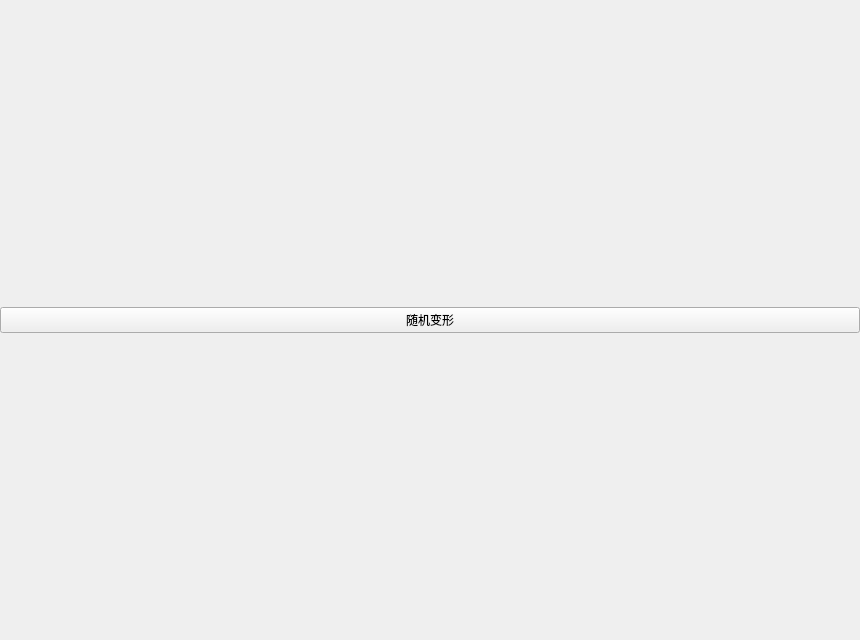
<?xml version="1.0" encoding="UTF-8"?>
<ui version="4.0">
 <class>DeformSphereForm</class>
 <widget class="QWidget" name="DeformSphereForm">
  <property name="geometry">
   <rect>
    <x>0</x>
    <y>0</y>
    <width>860</width>
    <height>640</height>
   </rect>
  </property>
  <property name="windowTitle">
   <string>Form</string>
  </property>
  <layout class="QGridLayout" name="gridLayout">
   <property name="leftMargin">
    <number>0</number>
   </property>
   <property name="topMargin">
    <number>0</number>
   </property>
   <property name="rightMargin">
    <number>0</number>
   </property>
   <property name="bottomMargin">
    <number>0</number>
   </property>
   <property name="spacing">
    <number>0</number>
   </property>
   <item row="0" column="0">
    <widget class="QPushButton" name="btn_randomizeButton">
     <property name="text">
      <string>随机变形</string>
     </property>
    </widget>
   </item>
   <item row="1" column="0">
    <layout class="QGridLayout" name="gridLayoutCenter">
     <property name="spacing">
      <number>0</number>
     </property>
    </layout>
   </item>
  </layout>
 </widget>
 <resources/>
 <connections/>
</ui>
